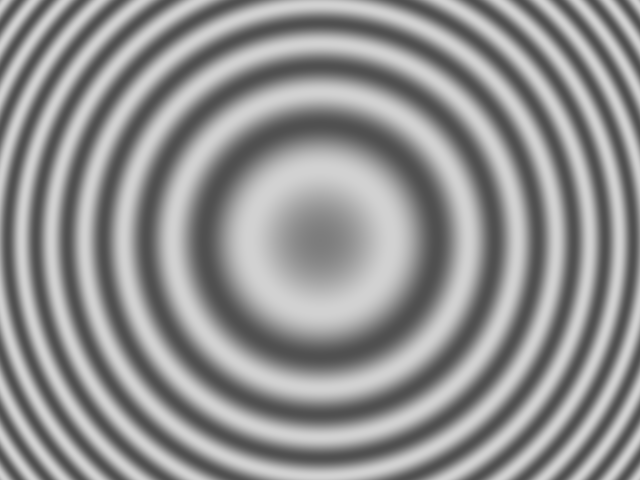
#> input picture src/img.png, 640 x 480 px, found by its file name
$ python air_brush.py
#> lines starting #> are read from the running program, lines starting #| are printed output that depends on the picture; after the words box and inside, x2 and y2 are one past the last pixel; in counts of white or black regions, pixels touching at a corner belong together
#> further down, img is the input picture: shape (480, 640); min 80, max 209, mean 146.3
#| (480, 640)
import random
import cv2
import numpy as np
def draw_blobs(img, SPRAY_PARTICLES = None,SPRAY_DIAMETER = None, fringes_color = None, range_of_blobs = (30,40)):
#> called with range_of_blobs = (30, 40)
    n_of_blobs = random.randint(*range_of_blobs)
    i = 0
    w,h = img.shape[0],img.shape[1]
#> w = 480; h = 640
    m_x, m_y = w/2,h/2
#> m_x = 240; m_y = 320

    if SPRAY_PARTICLES == None:
       SPRAY_PARTICLES = w*h/150 #640,480 => 2048
#> SPRAY_PARTICLES = 2048
    if SPRAY_DIAMETER == None:
        SPRAY_DIAMETER = int((w+h)/100) #640, 480 =>2048
#> SPRAY_DIAMETER = 11
    if fringes_color == None:
        fringes_color = np.min(img) + 10 #80 => 90
#> fringes_color = 90


    #n PAPIERZE, 180$, 20 MINUT, I ONE SIĘ NIE PRZYPIEĄ, CZYLI PO TYCH 20 MINU TURBO GRILL I WTEDY KONTROLUJ (OK.5 MIN), ,PRZEWRÓĆ NA DRUGĄ STRONĘ I JESZCZE RAZ TURBO GRILL (OK.2 MIN)
    while i < n_of_blobs:

        x=int(random.gauss(m_x,m_x))
        while x>=w or x<0:
            x=int(random.gauss(m_x,m_x))

        y=int(random.gauss(m_y,m_y))
        while y>=h or y<0:
           y=int(random.gauss(m_y,m_y))

        color = np.asscalar(img[x][y])
        if color<90:
            i+=1
            pass
        else:
            continue

        coef  = (1-np.sqrt(((x - m_x)/w)**2 + ((y - m_y)/h)**2))
        blob_size = SPRAY_DIAMETER*coef
        blob_density = int(SPRAY_PARTICLES*coef)
        print(SPRAY_DIAMETER,blob_size)

        for n in range(blob_density):
                xo = int(random.gauss(x, blob_size))
                yo = int(random.gauss(y, blob_size))
                if not(( xo >= img.shape[0]) or (yo >= img.shape[1])):
                    img[xo,yo]= int((img[xo,yo]+color)/2)
#> this loop made 185 passes
#> color on passes 1 to 3: 139, 184, 209
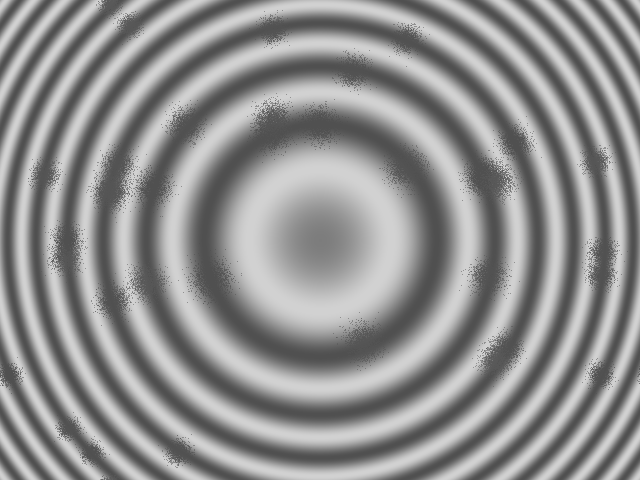
#> img: shape (480, 640); 6.07% of pixels changed, all inside (x1, y1, x2, y2) = (0, 0, 640, 480)
#> after the loop, i = 36
    print(m_x, m_y, img.shape)
#| 240.0 320.0 (480, 640)
    return img


if __name__ == "__main__":
    img = cv2.imread('./src/img.png',cv2.IMREAD_GRAYSCALE)
    print(img.shape) # (480, 640)
    SPRAY_PARTICLES = 900
    SPRAY_DIAMETER = 8
    new_img = draw_blobs(img)
    while True:
        cv2.imshow("img", img)
        if cv2.waitKey(1)==32:
#> (key Esc is pressed here)
            break
    cv2.destroyAllWindows()
    pass
